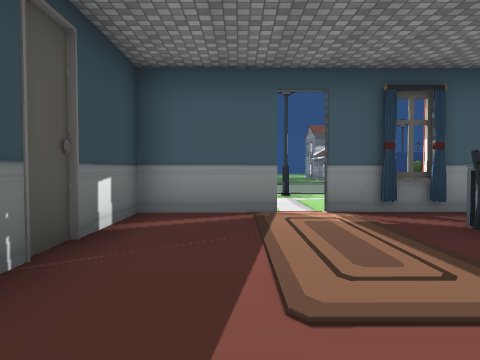
[1] (above)

24 first-person views from a walk through a Unity game level. The camera is 1.4 m above the floor, tilts 2° down and sees 70° across. The floor is counted in squares, 2 m on a side. Each view is taken from the middle of a square. On the plan, view 1 faces up. The plan holds only what a view shows up to about 11 squares ahead; the rest is blank. The place goes on beyond the plan. The player character is not drawn. Door leaves are left out, so doorways stand open. Some surface patterns are stand-ins.

[2]
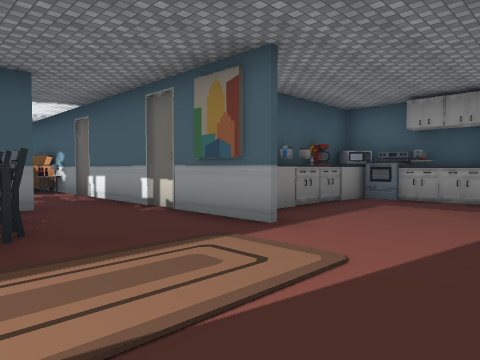

[3]
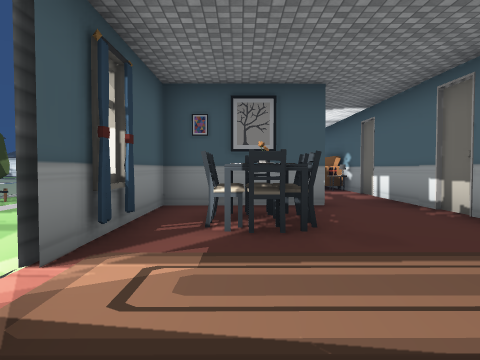

[4]
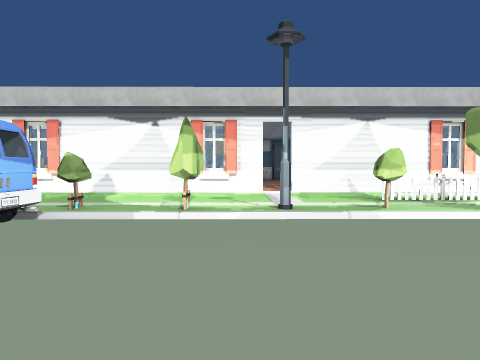

[5]
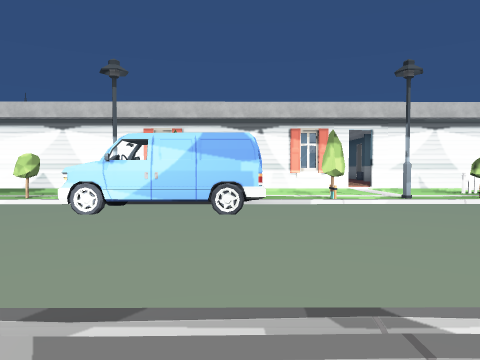

[6]
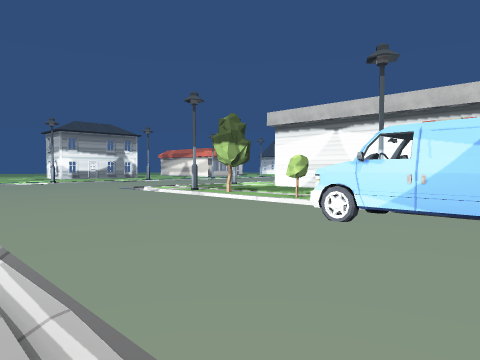

[7]
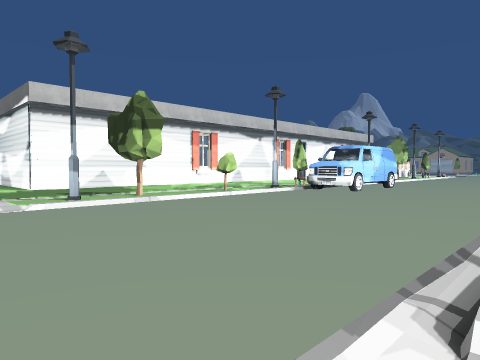

[8]
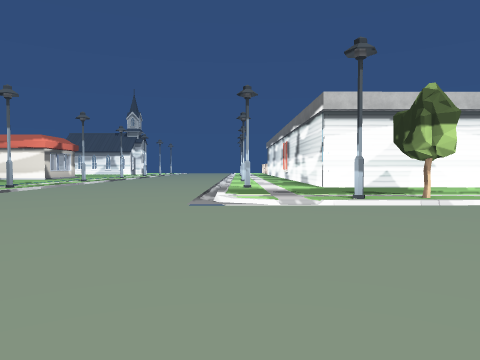

[9]
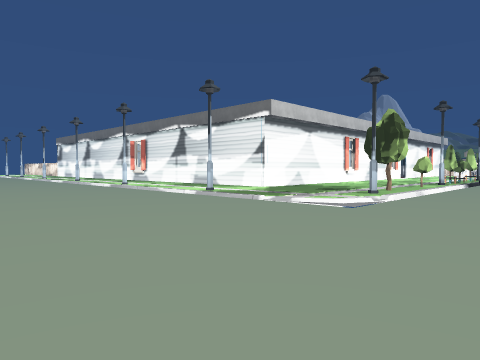

[10]
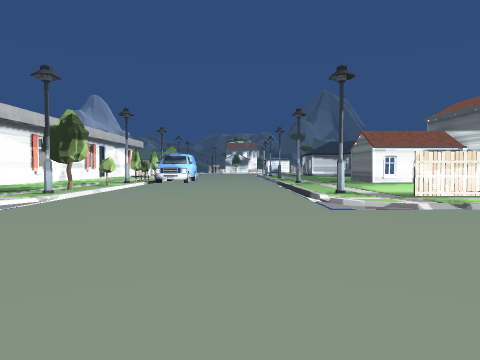

[11]
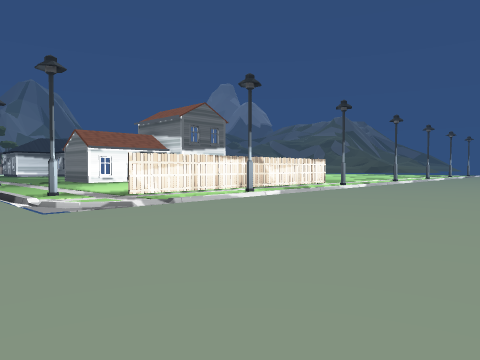

[12]
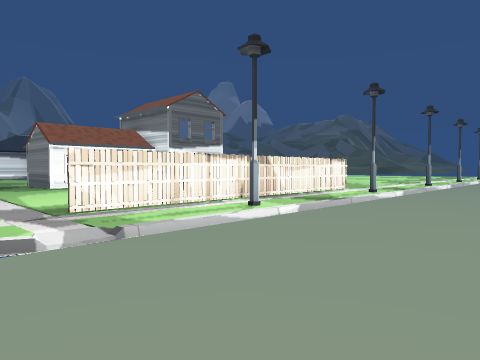

[13]
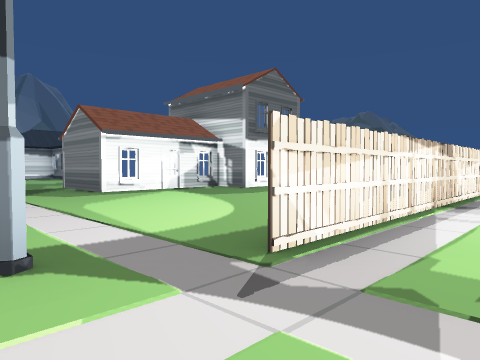

[14]
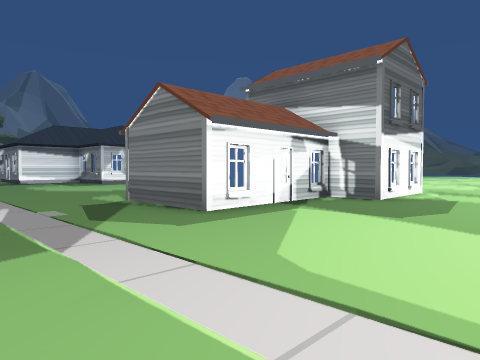

[15]
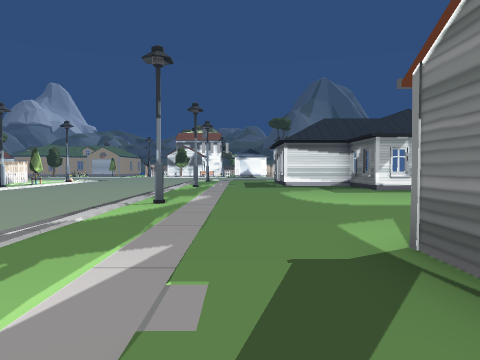

[16]
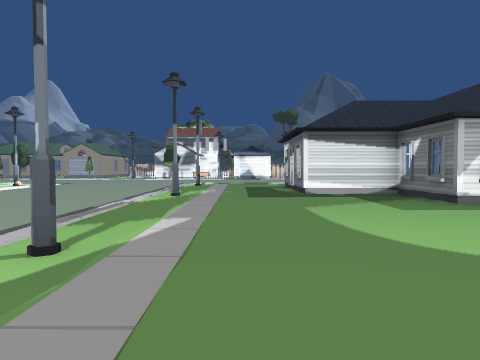

[17]
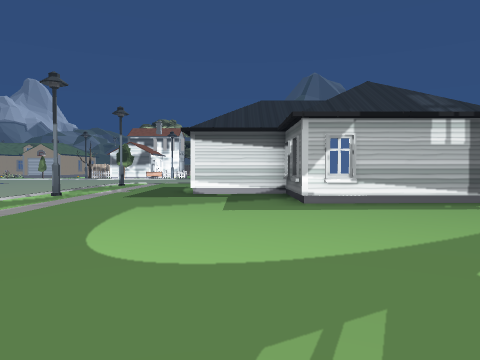

[18]
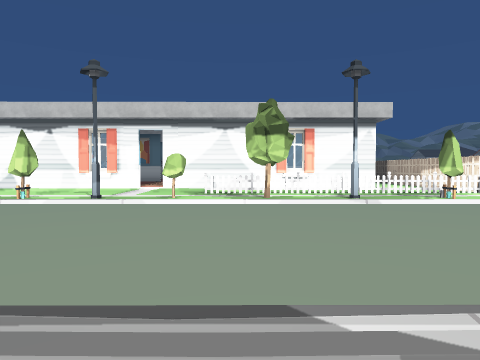

[19]
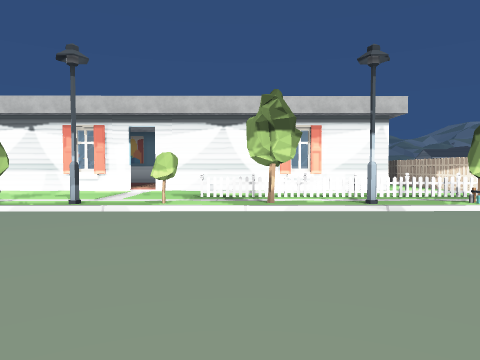

[20]
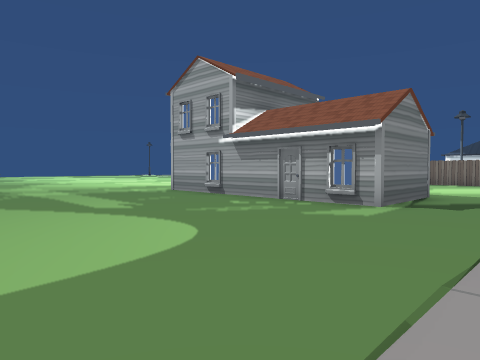

[21]
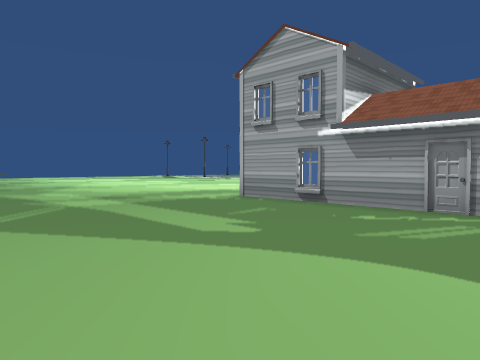

[22]
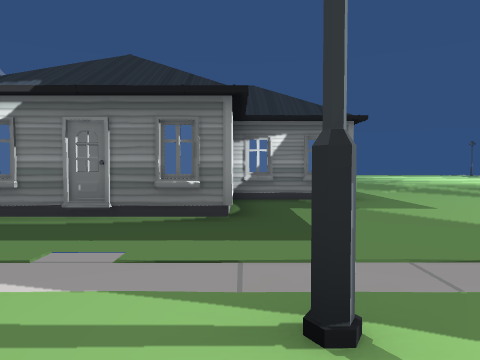

[23]
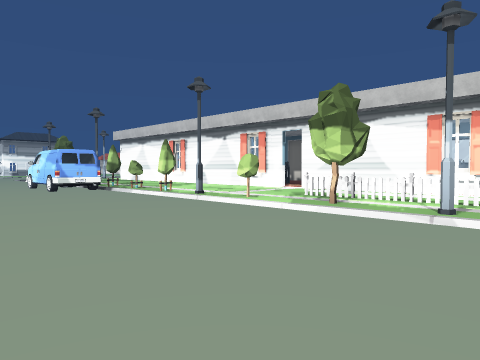

[24]
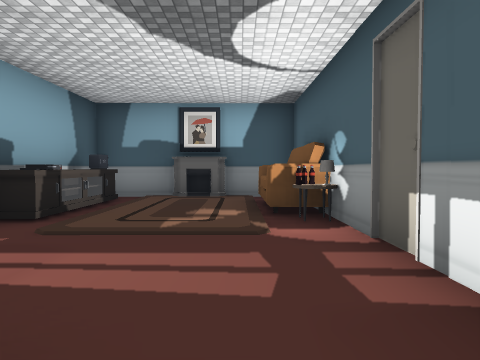

### Floor plan
Key: @ floor where view 1 was taken; # wall or solid block; . main floor; - floor 0.25 m lower than the main floor; / step, stairs or slope; D open door; O other object.
Columns run from 7 left of view 1 to 23 right of it. Each row starts with its distance up from view 1.
 25     #.......#   #.   O O....
 24     #.......#   #..  O  ....
 23     #.......#  O...  O  ....
 22   ..........#  ....  O  .....
 21   ..........#  ..... O O.....
 20 #O..........###......O  .....
 19 .....................O  .....
 18 .....................O.......
 17 ..   ..    ....      ../...../
 16 ..O  .  O  ....    . O-/...../
 15 ------------------------...../
 14 ------------------------...../
 13 ------------------------...../
 12  -------------O---------...../
 11  -----------OOO---------...../
 10  ----.//////////////////...../
  9 O.O.O.OOO.O OO O O.O.O.......
  8 OOOOOOO....       .........../
  7        ....       ....  ...../
  6         D..       .... O...../O
  5       ##.#### ###OOO#.  .....
  4       ...OOO. ......#.  ....
  3      ....OOO. ......O   ....
  2      #..............#   ....
  1       ...######.#OOO#    ...
  0        @..O      O
 -1        ...O
 -2        ...O#
 -3        ...O#
 -4         OOO#

Where each view was taken, in squares from view 1:
view 1: 0 up, 0 right, facing up
view 2: 4 up, 1 left, facing down-right
view 3: 4 up, 1 left, facing right
view 4: 15 up, 2 right, facing down
view 5: 17 up, 5 right, facing down
view 6: 16 up, 5 right, facing down-right
view 7: 16 up, 16 right, facing down-left
view 8: 16 up, 16 right, facing down
view 9: 13 up, 22 right, facing down-left
view 10: 14 up, 22 right, facing left
view 11: 14 up, 22 right, facing up-left
view 12: 16 up, 20 right, facing up-left
view 13: 16 up, 16 right, facing up-left
view 14: 16 up, 12 right, facing up-left
view 15: 18 up, 8 right, facing left
view 16: 18 up, 4 right, facing left
view 17: 21 up, 4 right, facing left
view 18: 17 up, 2 left, facing down
view 19: 16 up, 2 left, facing down
view 20: 17 up, 1 left, facing up-right
view 21: 20 up, 1 left, facing up-right
view 22: 15 up, 5 left, facing up
view 23: 15 up, 6 left, facing down-right
view 24: 2 up, 5 right, facing right
